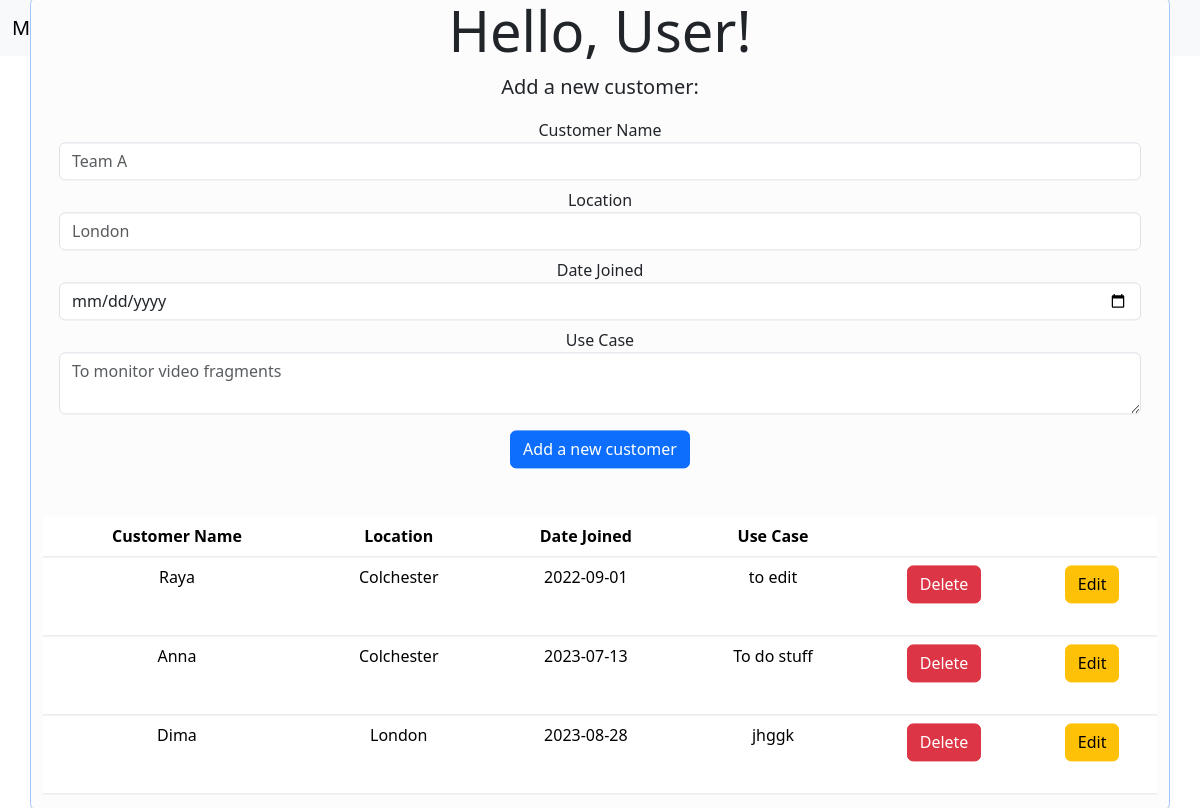
The app's page /customers_database, older data.
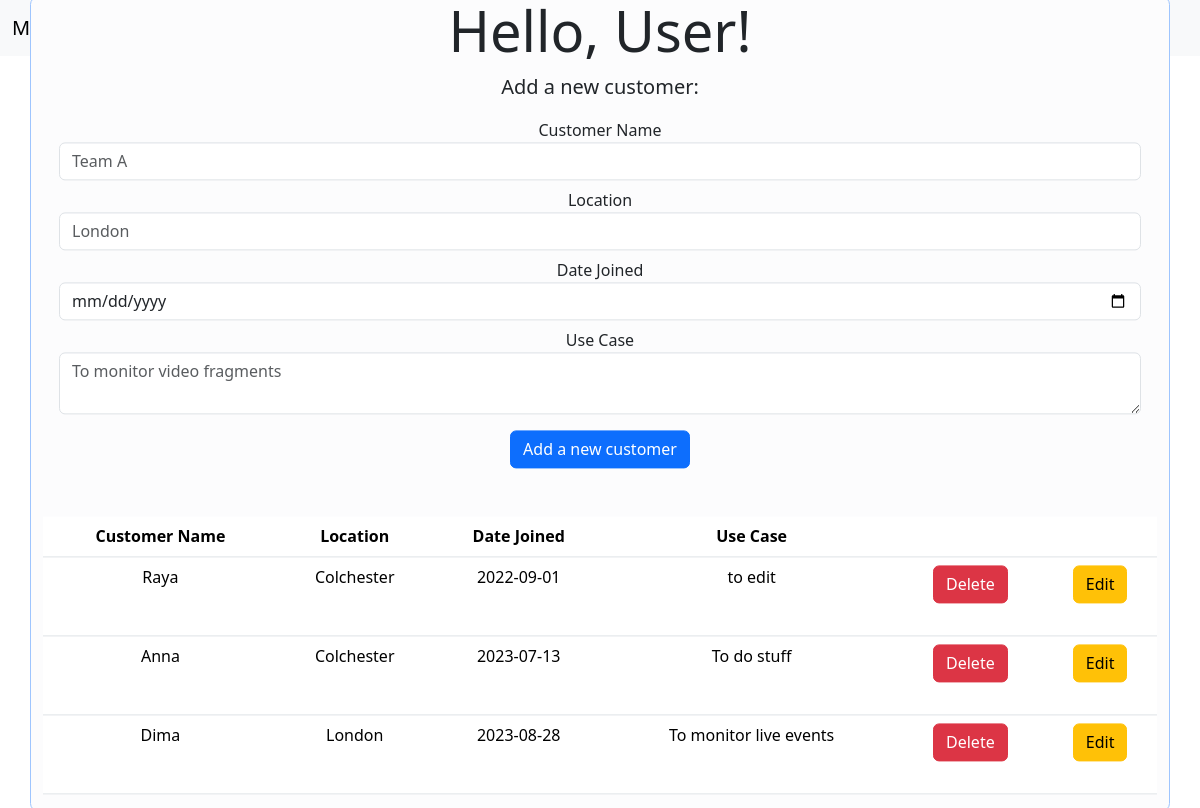
The same page, newer data.
### tables this page shows
CREATE TABLE customers (name VARCHAR UNIQUE NOT NULL, dateJoined TEXT NOT NULL, useCase TEXT NOT NULL, location TEXT NOT NULL);

### main.py (the view)
@app.route("/customers_database")
def customers_database():
    form = customer_form()
    connection = sqlite3.connect("database.db")
    connection.row_factory = sqlite3.Row
    current = connection.cursor()
    current.execute("select * from customers")
    rows = current.fetchall();
    return render_template("customers_database.html", rows = rows, form=form)

### forms.py (shortened to what this page needs)
class customer_form(FlaskForm):
    name = StringField('Customer Name', validators=[InputRequired(), Length(min=3, max=20)], render_kw={"placeholder": "Team A", "class":"form-control"})
    location = StringField('Location', validators=[InputRequired(), Length(min=2, max=20)], render_kw={"placeholder": "London", "class":"form-control"})
    dateJoined = DateField('Date Joined', validators=[InputRequired()], render_kw={"class":"form-control"})
    useCase = TextAreaField('Use Case', validators=[InputRequired(), Length(max=300)], render_kw={"placeholder": "To monitor video fragments", "class":"form-control"})

### templates/customers_database.html (shortened to what the changed rows need)
<!DOCTYPE html>
<html lang="en" dir="ltr">
  <head>
    <link href="https://cdn.jsdelivr.net/npm/bootstrap@5.3.1/dist/css/bootstrap.min.css" rel="stylesheet">
  </head>
  <body>
    <div class="jumbotron">
        <div class="container-md bg-light-subtle border border-primary-subtle rounded-3 text-center position-absolute top-50 start-50 translate-middle">
            <h1 class="display-4">Hello, User!</h1>
            <br>
            <table class="table">
                <thead>
                    <tr>
                        <th scope="col">Customer Name</th>
                        <th scope="col">Location</th>
                        <th scope="col">Date Joined</th>
                        <th scope="col">Use Case</th>
                        <th scope="col"></th>
                        <th scope="col"></th>
                    </tr>
                </thead>
                <tbody>
                    {% for row in rows %}
                        <tr>
                            <td>
                                {{row["name"]}}
                            </td>
                            <td>
                                {{row["location"]}}
                            </td>
                            <td>
                                {{row["dateJoined"]}}
                            </td>
                            <td>
                                {{row["useCase"]}}
                            </td>
                            <td>
                                <form action="{{ url_for('delete_customer', customer_name = row['name']) }}" method= "POST">
                                    <button type="submit" class="btn btn-danger mb-4">Delete</button>
                                </form>
                            </td>
                            <td>
                                <a class="btn btn-warning my-2 my-sm-0" href="{{ url_for('update_customer', name = row['name'], dateJoined = row['dateJoined'], location = row['location'], useCase = row['useCase']) }}">Edit</a>
                            </td>
                        </tr>
                    {%endfor%}
                </tbody>
            </table>
        </div>
    </div>
  </body>
</html>

Row changes from the older to the newer data that the page shows:
changed customers "Dima": useCase "jhggk" → "To monitor live events"
